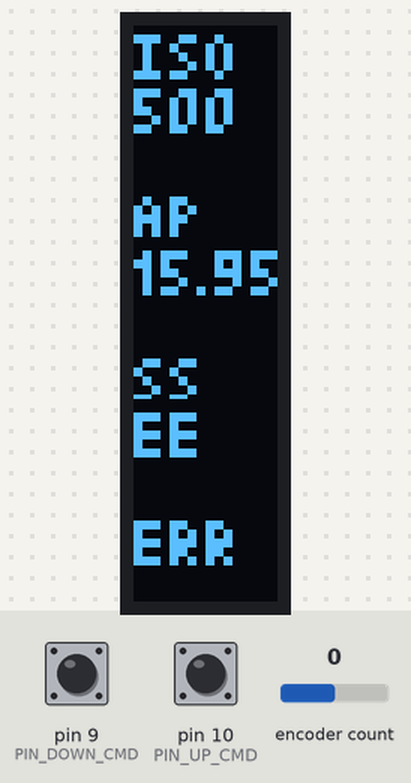
The sketch below on a simulated Arduino Uno, built with avr-gcc and run on an emulated ATmega328P. Parts: 32×128 one-colour display. The test bench sets the inputs (shaded band); at power-on: pin 9 (PIN_DOWN_CMD) HIGH, pin 10 (PIN_UP_CMD) HIGH, encoder count 0. What the sketch prints to the serial monitor is not drawn.

Above: at 3.8 s.
3.9 s: pin 9 (PIN_DOWN_CMD) pulled LOW for 1 s
At 5.9 s:
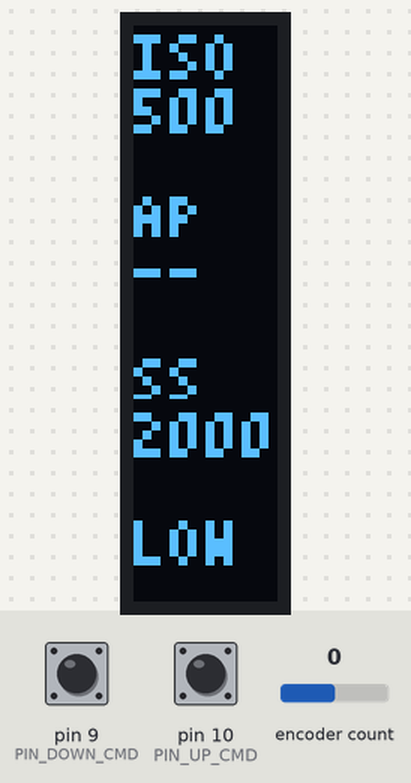
6.4 s: pin 10 (PIN_UP_CMD) pulled LOW for 3.2 s
At 6.63 s:
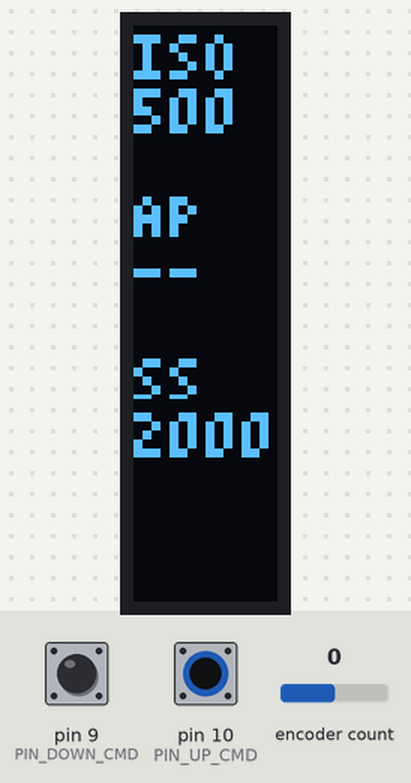
14.1 s: pin 9 (PIN_DOWN_CMD) pulled LOW for 0.15 s
At 14.6 s:
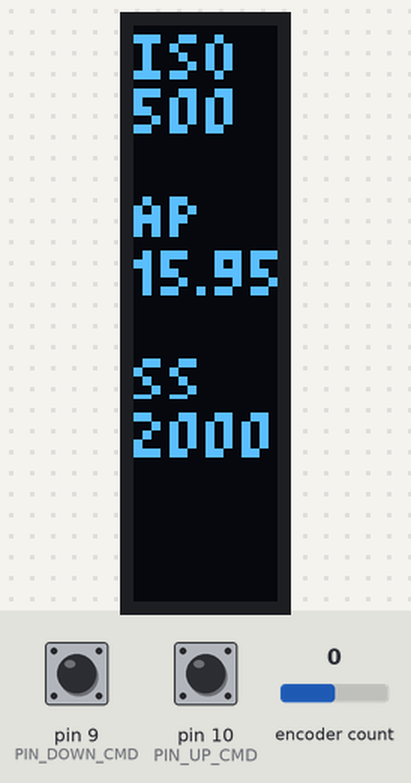
17.2 s: pin 10 (PIN_UP_CMD) pulled LOW for 1 s
At 19.6 s:
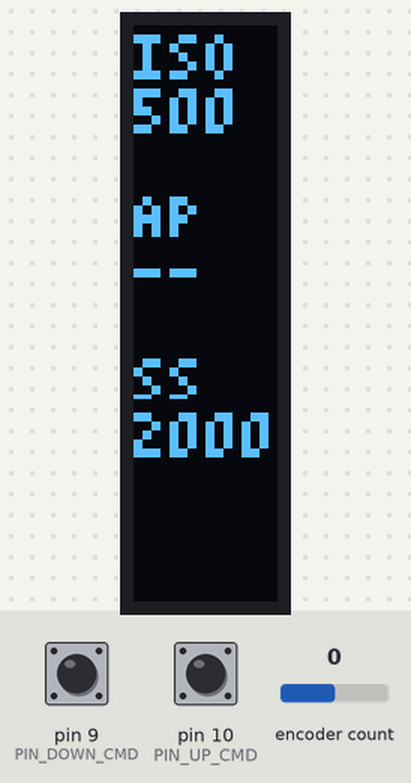
21.2 s: pin 10 (PIN_UP_CMD) pulled LOW for 0.15 s
At 22.7 s:
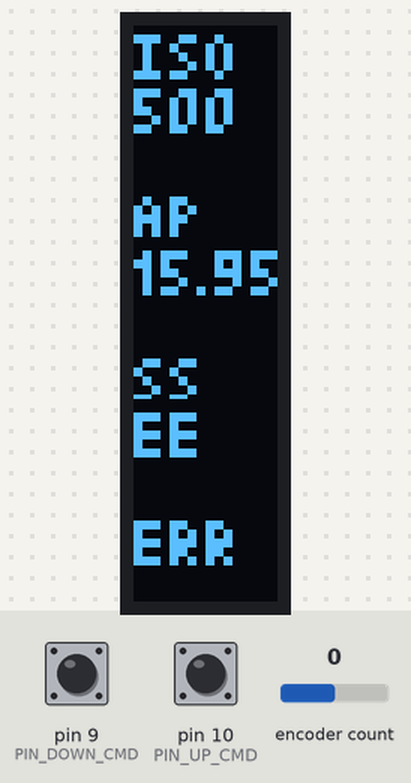
Timing chart, 0 to 24.2 s (numbered marks = the images above; inputs shaded):
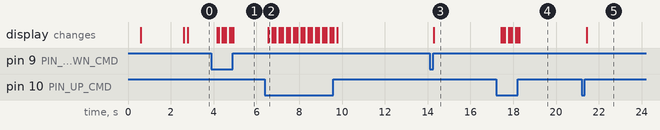

Measured:
- after the input at 3.9 s, the display: first changes after 0.26 s (image 1 shows a later state)
- after the input at 6.4 s, the display: changes after 0.15 s (image 2)
- after the input at 14.1 s, the display: changes after 0.18 s (image 3)
- after the input at 17.2 s, the display: first changes after 0.24 s (image 4 shows a later state)
- after the input at 21.2 s, the display: changes after 0.22 s (image 5)

The sketch:

lightmeter.ino
```cpp
#include <SPI.h>
#include <Wire.h>
#include <Adafruit_Sensor.h>
#include <Adafruit_TSL2561_U.h>
#include <Adafruit_GFX.h>
#include <Adafruit_SSD1306.h>
#include <Fonts/TomThumb.h>
#include <Encoder.h>

#define SCREEN_WIDTH 128 // OLED display width, in pixels
#define SCREEN_HEIGHT 32 // OLED display height, in pixels

// Declaration for an SSD1306 display connected to I2C (SDA, SCL pins)
// The pins for I2C are defined by the Wire-library.
// On an arduino UNO:       A4(SDA), A5(SCL)
// On an arduino MEGA 2560: 20(SDA), 21(SCL)
// On an arduino LEONARDO:   2(SDA),  3(SCL), ...
#define OLED_RESET     -1 // Reset pin # (or -1 if sharing Arduino reset pin)
#define SCREEN_ADDRESS 0x3C ///< See datasheet for Address; 0x3D for 128x64, 0x3C for 128x32

#define INDEX_VALUE_PIN A4
#define PIN_UP_CMD 10
#define PIN_DOWN_CMD 9

#define ERR_MSG_VALUE -1

#define ISO_VALUE_ROW  0
#define APERTURE_VALUE_ROW 1
#define SS_VALUE_ROW  2
#define MSG_VALUE_ROW  3

#define ENCODER_PIN_1 6
#define ENCODER_PIN_2 7


enum SelectedItem {
  ISO,
  APERTURE,
  ShutterSpeed
};

enum RotationMode {
  PORTRAIT,
  ALBUM
};

enum Command {
  CMD_UP,
  CMD_DOWN,
  CMD_NEXT,
  CMD_PREVIOUS,
  CMD_UNKNOWN
};


Adafruit_SSD1306 display(SCREEN_WIDTH, SCREEN_HEIGHT, &Wire, OLED_RESET);
Adafruit_TSL2561_Unified tsl = Adafruit_TSL2561_Unified(TSL2561_ADDR_FLOAT, 12345);

int isoRange[] = {1, 2, 3, 4, 5, 6, 7, 8, 9, 10, 20, 50, 100, 150, 200, 250, 300, 350 , 400, 500, 800};

float appertureMin = 1.8f;
float appertureMax  = 16.f;
float apperturreStep = 0.1f;

float shutterValues[] = {1/2000.f, 1/1000.f, 1/500.f, 1/250.f, 1/125.f, 1/60.f, 1/30.f, 1, 2 };
char *shutterDisplayValues[] = {"2000", "1000", "500", "250", "60", "1", "2"};


int trianglePos[][6] = {{25, 5 , 32, 0, 32 ,10},
                        {25, 5 + 35, 32, 0+35, 32, 10 + 35},
                        {25, 5 + 73, 32, 0+73, 32, 10 + 73}
                        };//represents 3 points (x,y) of each triangle for each selection;
int textRowPosition[][2] = {{0,0}, {0,0}, {0,0}, {0,0}};
enum RotationMode mode = PORTRAIT;
enum SelectedItem param[] = {ISO, APERTURE, ShutterSpeed};

int currentParamForModifyIndex = 0;
int isoIndex = 19;
int shutterItemIndex = 1;

float currentApperture = appertureMin;
float currentLux = 100000.f;
float prvsLux = 0.f;

bool firstTime = false;
bool btnUpSwitch = false;
bool btnDownSwitch = false;

bool btnUpState = LOW;
bool btnDownState = LOW;


// ev = log 2 ( (aperture^2) / t )
// ev2 = log 2 (lux*ISO/K)
// => t = ((aperture^2) * K)/(lux*ISO)
float K = 12.50f; // Constant


Encoder encoder(ENCODER_PIN_1, ENCODER_PIN_2);
enum Command encoderCmd = CMD_UNKNOWN;
long oldPosition  = -999;

void displaySensorDetails(void)
{
  sensor_t sensor;
  tsl.getSensor(&sensor);
  Serial.println("------------------------------------");
  Serial.print  ("Sensor:       "); Serial.println(sensor.name);
  Serial.print  ("Driver Ver:   "); Serial.println(sensor.version);
  Serial.print  ("Unique ID:    "); Serial.println(sensor.sensor_id);
  Serial.print  ("Max Value:    "); Serial.print(sensor.max_value); Serial.println(" lux");
  Serial.print  ("Min Value:    "); Serial.print(sensor.min_value); Serial.println(" lux");
  Serial.print  ("Resolution:   "); Serial.print(sensor.resolution); Serial.println(" lux");
  Serial.println("------------------------------------");
  Serial.println("");
  delay(500);
}

void displayLightMeterLog(){
  Serial.print("Current Lux: ");
  Serial.println(currentLux, DEC);
  Serial.print("ISO: ");
  Serial.println(isoRange[isoIndex], DEC);
  Serial.print("Apperture: ");
  Serial.print(currentApperture, 2);
  Serial.println("f.");
  Serial.print("Shutter speed:");
  Serial.println(shutterDisplayValues[shutterItemIndex]);
  Serial.println("------------------------------------");
  Serial.println("");
}

void configureSensor(void)
{
  /* You can also manually set the gain or enable auto-gain support */
  // tsl.setGain(TSL2561_GAIN_1X);      /* No gain ... use in bright light to avoid sensor saturation */
  // tsl.setGain(TSL2561_GAIN_16X);     /* 16x gain ... use in low light to boost sensitivity */
  tsl.enableAutoRange(true);            /* Auto-gain ... switches automatically between 1x and 16x */

  /* Changing the integration time gives you better sensor resolution (402ms = 16-bit data) */
  tsl.setIntegrationTime(TSL2561_INTEGRATIONTIME_13MS);      /* fast but low resolution */
  // tsl.setIntegrationTime(TSL2561_INTEGRATIONTIME_101MS);  /* medium resolution and speed   */
  // tsl.setIntegrationTime(TSL2561_INTEGRATIONTIME_402MS);  /* 16-bit data but slowest conversions */

  /* Update these values depending on what you've set above! */
  Serial.println("------------------------------------");
  Serial.print  ("Gain:         "); Serial.println("Auto");
  Serial.print  ("Timing:       "); Serial.println("13 ms");
  Serial.println("------------------------------------");
}


/**************************************************************************/
/*
    Arduino setup function (automatically called at startup)
*/
/**************************************************************************/


void displayDataAlbum(){
  display.println();
  display.setTextSize(2);
  display.print(F("ISO     "));
  display.print(F("AP    "));
  display.print(F("SS "));
  display.println("");
  display.setCursor(0,30);
  display.setTextSize(3);
  display.print(isoRange[isoIndex], DEC);
  display.print(" ");
  display.print(currentApperture, 1);
  display.print(" ");
  display.print(shutterDisplayValues[shutterItemIndex]);
}

void displayDataPortrait(){
  display.setCursor(0, 0);
  display.setTextWrap(false);
  display.setTextSize(2);

  display.println();
  display.println(F("ISO "));
  textRowPosition[ISO_VALUE_ROW][0] =  display.getCursorX();
  textRowPosition[ISO_VALUE_ROW][1] =  display.getCursorY();
  display.println(isoRange[isoIndex], DEC);

  display.println(" ");
  display.setTextSize(2);
  display.println(F("AP "));
  textRowPosition[APERTURE_VALUE_ROW][0] =  display.getCursorX();
  textRowPosition[APERTURE_VALUE_ROW][1] =  display.getCursorY();
  display.println(currentApperture,2);

  display.println(" ");
  display.println(F("SS "));
  display.setTextSize(2);
  textRowPosition[SS_VALUE_ROW][0] =  display.getCursorX();
  textRowPosition[SS_VALUE_ROW][1] =  display.getCursorY();
  display.println(shutterDisplayValues[shutterItemIndex]);

  display.println();
  textRowPosition[MSG_VALUE_ROW][0] =  display.getCursorX();
  textRowPosition[MSG_VALUE_ROW][1] =  display.getCursorY();
  display.println(F("AUTO"));
  display.display();
}

void encoderISR() {
  long newPosition = encoder.read();
  if(newPosition > oldPosition){
    encoderCmd = CMD_NEXT;
  } else if(newPosition < oldPosition){
    encoderCmd = CMD_PREVIOUS;
  } else {
    encoderCmd = CMD_UNKNOWN;
  }
  /*
  if (newPosition != oldPosition) {
    oldPosition = newPosition;
    display.clearDisplay();
    display.setCursor(0, 0);
    //display.print("Position: ");
    display.print(newPosition);
    redrawDecFloat(-1.f, "Pos:", 0);
    redrawDecFloat((float)oldPosition, "", 1);
    Serial.print("Posision");
    Serial.println(oldPosition);
    display.display();
  }
  */
}

void setup(void)
{
  Serial.begin(9600);
  Serial.println("Light Sensor Test"); Serial.println("");
   delay(550);
  /* Initialise the sensor */
  //use tsl.begin() to default to Wire,
  //tsl.begin(&Wire2) directs api to use Wire2, etc.

  /*
  if(!tsl.begin())
  {
    /* There was a problem detecting the TSL2561 ... check your connections */
    /*Serial.print("Ooops, no TSL2561 detected ... Check your wiring or I2C ADDR!");
    while(1);
  }
  */

   if(!display.begin(SSD1306_SWITCHCAPVCC, SCREEN_ADDRESS)) {
    Serial.println(F("SSD1306 allocation failed"));
    for(;;); // Don't proceed, loop forever
  }

  /* Display some basic information on this sensor */
  //displaySensorDetails();

  /* Setup the sensor gain and integration time */
  //configureSensor();
  display.clearDisplay();
  display.display();
  display.setFont(&TomThumb);
  delay(2000); // Pause for 2 seconds
  display.clearDisplay();
  /* We're ready to go! */
   display.setRotation(1);
  Serial.println("");
  Serial.println("GO GO LIGHTMETER");
        // Normal 1:1 pixel scale
  display.setTextColor(SSD1306_WHITE);        // Draw white text
  display.setCursor(0,0);    // Start at top-left corner


  /*

  */
  displayDataPortrait();

  //display.print(" ");

  //display.print(" ");
  //display.fillScreen(1);
  //pinMode(INDEX_VALUE_PIN, INPUT);

  pinMode(ENCODER_PIN_1, INPUT_PULLUP);
  pinMode(ENCODER_PIN_2, INPUT_PULLUP);

  pinMode(PIN_UP_CMD, INPUT_PULLUP);
  pinMode(PIN_DOWN_CMD, INPUT_PULLUP);

  attachInterrupt(digitalPinToInterrupt(ENCODER_PIN_1), encoderISR, CHANGE);
  attachInterrupt(digitalPinToInterrupt(ENCODER_PIN_2), encoderISR, CHANGE);

}

/**************************************************************************/
/*
    Arduino loop function, called once 'setup' is complete (your own code
    should go here)
*/
/**************************************************************************/
void loop(void)
{
  /* Get a new sensor event */
  sensors_event_t event;
  //tsl.getEvent(&event);

  /* Display the results (light is measured in lux) */
  if (event.light)
  {
  //  Serial.print(event.light); Serial.println(" lux");
  }
  else
  {
    /* If event.light = 0 lux the sensor is probably saturated
       and no reliable data could be generated! */
    Serial.println("Sensor overload");
  }

  /*
  checkNavButtons();
  operateNavButtonsComnmands();
  drawSelectionIcon(SSD1306_WHITE);
  display.display();
  for(int i = 0; i< 10; i++){
    readAnalogSelectorWheelData();
    display.display();
    delay(250);
    displayLightMeterLog();
    delay(250);
  }
  delay(50);
  prvsLux = currentLux;
  currentLux = random(5000, 25000);
  */
  checkNavButton();
  operateNavButtonsComnmands();
  readEncoderSelectorWheelData();
}

void checkNavButton(){
  if(!btnUpSwitch){
    btnUpSwitch = digitalRead(PIN_UP_CMD);
  }
  if(!btnDownSwitch) {
    btnDownSwitch =  digitalRead(PIN_DOWN_CMD);
  }
}

void checkNavButtonsForFixedButton() {
  if(firstTime){
    btnUpState = digitalRead(PIN_UP_CMD);
    btnDownState = digitalRead(PIN_DOWN_CMD);
    firstTime = false;
  }

  if (digitalRead(PIN_UP_CMD) != btnUpState) {
    btnUpState = !btnUpState;
    btnUpSwitch = true;
  }
  if (digitalRead(PIN_DOWN_CMD) != btnDownState) {
    btnDownState = !btnDownState;
    btnDownSwitch = true;
  }
}

void operateNavButtonsComnmands(){
 if(btnUpSwitch == true){
      drawSelectionIcon(0);
    currentParamForModifyIndex = (currentParamForModifyIndex + 1) % 3;
    btnUpSwitch = false;
  }
  if(btnDownSwitch == true){
    drawSelectionIcon(0);
    if (currentParamForModifyIndex > 0) {
      currentParamForModifyIndex--;
    } else {
      currentParamForModifyIndex = 2;
    }
    btnDownSwitch = false;
  }
}


void readEncoderSelectorWheelData(){
  bool newLux = currentLux != prvsLux;
    switch(param[currentParamForModifyIndex]){
    case ISO:
      //reselectISO();
      if(reselectISO() || newLux)
        updateInAutoMode(isoRange[isoIndex]);
    break;
    case APERTURE:
      Serial.println("UPDATE IN APERTURE MODE:");
        if(reselectAperture() || newLux)
          updateInAppertureMode();
    break;
    case ShutterSpeed:
        Serial.println("UPDATE IN SHUTTER SPEED MODE:");
        if(reselectSS() || newLux)
          updateInSSMode();
    break;
  }
  display.display();
}

void readAnalogSelectorWheelData(){
  int value =  analogRead(INDEX_VALUE_PIN);
  //int value =  random(0,1024);
  bool newLux = currentLux != prvsLux;
  switch(param[currentParamForModifyIndex]){
    case ISO:
      reselectISO(value);
      //if(reselectISO(value) == false || newLux)
      updateInAutoMode(isoRange[isoIndex]);
    break;
    case APERTURE:
      Serial.println("UPDATE IN APERTURE MODE:");
      reselectAperture(value);
      //if(reselectAperture(value) == false || newLux)
      updateInAppertureMode();
    break;
    case ShutterSpeed:
    reselectSS(value);
    Serial.println("UPDATE IN SHUTTER SPEED MODE:");
      //if(reselectSS(value) == false || newLux)
     updateInSSMode();
    break;
  }
  display.display();
}

bool reselectISO(){
  int length =  (sizeof(isoRange)/sizeof(*isoRange));
  switch (encoderCmd)
  {
  case CMD_NEXT:
    isoIndex  = (isoIndex + 1)%length;
    break;
  case CMD_PREVIOUS:
    if(isoIndex - 1 < 0){
      isoIndex = length-1;
    } else {
      isoIndex--;
    }
    break;
  default:
    return false;
    break;
  }
  redrawISO();
  return true;
}

bool reselectISO(int rawValue){
  int length =  (sizeof(isoRange)/sizeof(*isoRange));
  int index = map(rawValue, 0, 1024, 0, length);
  Serial.print("ISO is: ");
  Serial.println(isoRange[index], DEC);
  if(index == isoIndex) return false;
  isoIndex = index;
  redrawISO();
  return true;
}


void redrawISO(){
  display.fillRect(textRowPosition[0][0], textRowPosition[0][1]-13, 40, 13, SSD1306_BLACK); //text line height  def near 6 pt so 12
  display.setCursor(textRowPosition[0][0], textRowPosition[0][1]);
  display.println(isoRange[isoIndex], DEC);
}

void updateInAutoMode(int iso){
  redrawDecFloat(-1, "AUTO", MSG_VALUE_ROW);
  if(calcAuto(iso)){
    redrawDecFloat(currentApperture, "  ", 1);
    redrawDecFloat(-1, shutterDisplayValues[shutterItemIndex], 2);
    redrawDecFloat(-1, "AUTO", MSG_VALUE_ROW);
  } else{
    redrawDecFloat(currentApperture, "EE", 1);
    redrawDecFloat(-1, "EE", 2);
    Serial.println("FAILED TO CALC IN AUTO MDOE");
    redrawDecFloat(-1, "ERR", MSG_VALUE_ROW);
  }

}

bool reselectAperture(){
 switch (encoderCmd) {
  case CMD_NEXT:
    if(currentApperture < appertureMax){
      currentApperture += apperturreStep;
    } else {
      currentApperture = appertureMin;
    }
    break;
  case CMD_PREVIOUS:
   if(currentApperture > appertureMin){
      currentApperture -= apperturreStep;
    } else {
      currentApperture = appertureMax;
    }
    break;
  default:
    return false;
    break;
  }
  redrawAperture();
  return true;
}


bool reselectAperture(int rawValue){
  int newValue = map(rawValue , 0, 1024, appertureMin, appertureMax);
  if(newValue == currentApperture) return false;
  currentApperture = newValue;
  redrawAperture();
  return true;
}


void updateInAppertureMode(){
   redrawDecFloat(-1, "   ", MSG_VALUE_ROW);
  int arrLenght = sizeof(shutterValues)/sizeof(shutterValues[0]);
  float newSS = calcSS();
  float bestErr = INFINITY;
  int newIndex = -1;

  for(int i = 0; i < arrLenght; i++){
    float newErr = abs(shutterValues[i] - newSS);
    if(newErr < bestErr){
      bestErr = newErr;
      newIndex = i;
    }
  }

  Serial.print("new found ss: ");
  Serial.print(newSS);
  Serial.print(" best err: ");
  Serial.print(bestErr);
  if(newIndex == -1){
       Serial.println("failed to found approximate value");
  } else{
    Serial.print(" New value will be ");
    Serial.println(shutterValues[newIndex]);
  }
  if(newIndex != -1 && ((bestErr/4.0f) < shutterValues[newIndex]) ){
    shutterItemIndex = newIndex;
    redrawSS();
  } else if( newSS > 1.0f) {
    Serial.print("failed to found ss TO HIGH: ");
    Serial.println(newSS);
    redrawDecFloat(newSS, "sec.", 2);
    redrawDecFloat(-1, "HIGH", MSG_VALUE_ROW);
  } else {
     redrawDecFloat(-1, "LOW", MSG_VALUE_ROW);
    Serial.print("failed to found ss TO LOW: ");
    Serial.print(newSS*1000.f);
    Serial.println(" ms");
    redrawDecFloat(newSS*1000.0f, "ms.", 2);
  }
}

void redrawAperture(){
  display.fillRect(textRowPosition[1][0], textRowPosition[1][1]-13, 40, 13, SSD1306_BLACK);
  display.setCursor(textRowPosition[1][0], textRowPosition[1][1]);
  display.println(currentApperture, 2);
}

bool reselectSS(){
  int length =  (sizeof(shutterValues)/sizeof(*shutterValues));
  switch (encoderCmd)
  {
  case CMD_NEXT:
    shutterItemIndex  = (shutterItemIndex + 1)%length;
    break;
  case CMD_PREVIOUS:
    if(isoIndex - 1 < 0){
      shutterItemIndex = length-1;
    } else {
      shutterItemIndex--;
    }
    break;
  default:
    return false;
    break;
  }
  redrawSS();
  return true;
}


bool reselectSS(int rawValue){
  int length =  (sizeof(shutterValues)/sizeof(*shutterValues));
  int index = map(rawValue, 0, 1024, 0, length);
  if(index == shutterItemIndex) return false;
  shutterItemIndex = index;
  redrawSS();
  return true;
}

void redrawSS(){
  display.fillRect(textRowPosition[2][0], textRowPosition[2][1]-13, 40, 13, SSD1306_BLACK);
  display.setCursor(textRowPosition[2][0], textRowPosition[2][1]);
  display.println(shutterDisplayValues[shutterItemIndex]);
}

void updateInSSMode(){
  float apperture = calcAperture();
  redrawDecFloat(-1, "    ", MSG_VALUE_ROW);
  if(apperture >= appertureMin && apperture <= appertureMax){
      currentApperture = apperture;
      Serial.print("new apperture will be: ");
      Serial.println(apperture);
      redrawAperture();
  } else if (apperture < appertureMin){
      Serial.print("failed to found apperture: ");
      Serial.println(apperture);
      redrawDecFloat(-1.f, "--", APERTURE_VALUE_ROW);
      redrawDecFloat(-1, "HIGH", MSG_VALUE_ROW);
  } else {
     Serial.print("failed to found apperture: ");
     Serial.println(apperture);
     redrawDecFloat(-1.f, "--", APERTURE_VALUE_ROW);
     redrawDecFloat(-1, "LOW", MSG_VALUE_ROW);
  }
}

void redrawDecFloat(float value,char* postFix,int textRowIndex){
  display.fillRect(textRowPosition[textRowIndex][0], textRowPosition[textRowIndex][1]-13, 40, 14, SSD1306_BLACK);
  display.setCursor(textRowPosition[textRowIndex][0], textRowPosition[textRowIndex][1]);
  if(value != -1.0f)
    display.print(value,2);
  if(postFix != NULL)
    display.println(postFix);
}

void drawSelectionIcon(int color){
  display.fillTriangle(
    trianglePos[currentParamForModifyIndex][0],  trianglePos[currentParamForModifyIndex][1],
    trianglePos[currentParamForModifyIndex][2],  trianglePos[currentParamForModifyIndex][3],
    trianglePos[currentParamForModifyIndex][4],  trianglePos[currentParamForModifyIndex][5],
    color);
}


bool calcAuto(int iso){
  int arrLenght = sizeof(shutterValues)/sizeof(shutterValues[0]);
  float bestError = INFINITY;
  float bestAperture = 0;
  float bestShutterSpeed = 0;
  float apertureStep = 0.05f;
  int bestSSIndex = -1;
  float minShutterSpeed =  shutterValues[0];
  float maxShutterSpeed = shutterValues[arrLenght-1];
  bool errorState = true;
  Serial.print("ISO for auto mode: ");
  Serial.println(iso);
  for (float N = appertureMin; N <= appertureMax; N += apertureStep) {
    for (int j = 0; j < arrLenght; j++) {
      float t = shutterValues[j];
      float calculated_t = (N * N * K) / (currentLux * iso);
      float error = abs(calculated_t - t);

      if (error < bestError && calculated_t >0) {
        bestError = error;
        bestAperture = N;
        bestShutterSpeed = t;
        bestSSIndex = j;
        if (bestAperture >= appertureMin && bestAperture <= appertureMax &&
            bestShutterSpeed >= minShutterSpeed && bestShutterSpeed <= maxShutterSpeed) {
          errorState = false; // Found acceptable values
          bestSSIndex = j;
        }
      }
    }
  }
  if(errorState == false){
      shutterItemIndex == bestSSIndex;
      currentApperture = bestAperture;
  } else {
    Serial.println("AUTO MODE FAILED ");
  }
  Serial.println("================================");
  Serial.println("AUTO MODE RESULTS: ");
  Serial.print("bestSS: ");
  Serial.println(bestShutterSpeed);
  Serial.print("best AP: ");
  Serial.println(bestAperture);
  Serial.println("================================");
  return errorState;
}

float calcAperture(){
  return sqrt((shutterValues[shutterItemIndex] * currentLux * isoRange[isoIndex]) / K);
}

float calcSS(){
  return ((currentApperture * currentApperture) * K) / (currentLux * isoRange[isoIndex]);
}
```
